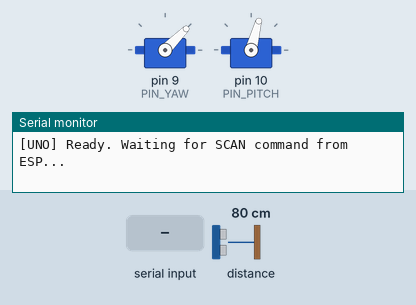
Simulated run of this sketch. Board: Arduino Uno, built with avr-gcc and run on an emulated ATmega328P. Parts: 2 × servo, the last lines printed to the serial monitor. Inputs (shaded band) come from the test bench; at power-on: distance to the obstacle 80 cm.

Above: at 2.7 s.
2.8 s: "SCAN\n" received over the second serial link
At 2.95 s:
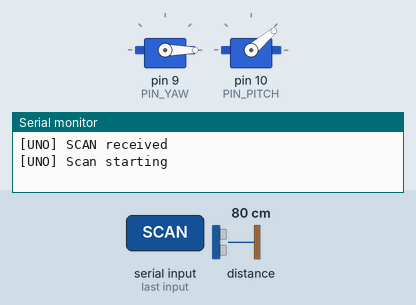
At 4.81 s:
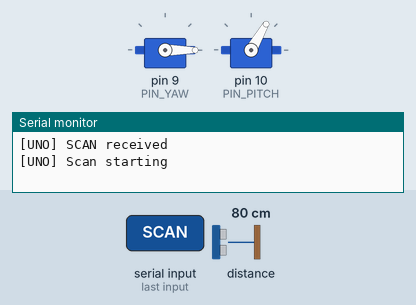
5.8 s: distance to the obstacle set to 34 cm
At 6.68 s:
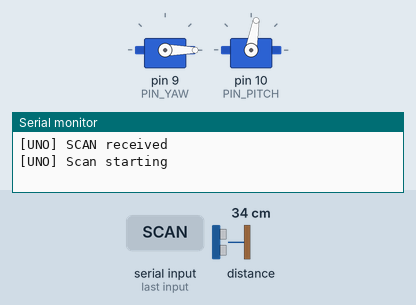
8.8 s: distance to the obstacle set to 27 cm
Timing chart, 0 to 17.8 s (numbered marks = the images above; inputs shaded):
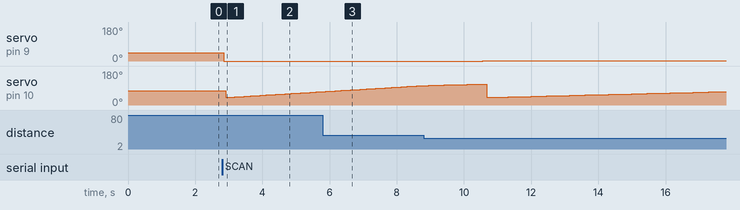

The sketch:

Uno_Controller.ino
```cpp
/*
 * ============================================================
 *  3D SCANNER — Arduino Uno Controller
 *
 *  [1] Angle settings moved into a clean CONFIGURATION block.
 *  [2] ADAPTIVE MEDIAN FILTER:
 *      - Empty area (no object) → 1 fast reading, discard if invalid.
 *      - Object detected        → take 3 readings, return median.
 *      Empty areas are swept quickly while object accuracy is preserved.
 *
 *  WIRING:
 *    Servo Yaw   → D9    Servo Pitch → D10
 *    VL53L0X SDA → A4    VL53L0X SCL → A5
 *    ESP8266 RX  ← D3    ESP8266 TX  → D2
 * ============================================================
 */

#include <Wire.h>
#include <VL53L0X.h>
#include <Servo.h>
#include <SoftwareSerial.h>

SoftwareSerial espSerial(2, 3);
VL53L0X sensor;
Servo yawServo;
Servo pitchServo;

// ╔══════════════════════════════════════════════════════════╗
// ║              >>> CONFIGURE HERE <<<                      ║
// ╠══════════════════════════════════════════════════════════╣
// ║  Pan (horizontal) and Tilt (vertical) angle limits       ║
// ║  Servos physically operate between 0–180°.               ║
// ║  Narrow the range with MIN/MAX to skip unwanted areas.   ║
// ╚══════════════════════════════════════════════════════════╝

const int YAW_MIN   = 0;    // Pan start angle  (°)  ← CHANGE
const int YAW_MAX   = 90;   // Pan end angle    (°)  ← CHANGE
const int PITCH_MIN = 40;   // Tilt start angle (°)  ← CHANGE
const int PITCH_MAX = 110;  // Tilt end angle   (°)  ← CHANGE

// Step size: smaller = more points but slower scan
const int STEP_YAW   = 1;  // (°)  ← CHANGE
const int STEP_PITCH = 1;  // (°)  ← CHANGE

// Valid distance window (meters) — readings outside this range are discarded
const float VALID_MIN = 0.04f;  // (m)  ← CHANGE
const float VALID_MAX = 0.30f;  // (m)  ← CHANGE

// ── Coordinate offsets (do not touch) ────────────────────────
// These define the mathematical origin for 3D coordinate calculation.
// They affect output coordinates, not physical servo angles.
const float YAW_OFFSET    = -40.0f;
const float PITCH_OFFSET  = -45.0f;
const float SENSOR_OFFSET = 0.012f;  // Mechanical mounting offset (m)

// ── Timing ───────────────────────────────────────────────────
const int PIN_YAW     = 9;
const int PIN_PITCH   = 10;
const int SETTLE_MS   = 60;
const int SERIAL_WAIT = 25;

int currentYaw   = 40;
int currentPitch = 45;

// ── Detach PWM, send data, re-attach ─────────────────────────
void safeSend(const String& data) {
  yawServo.detach();
  pitchServo.detach();

  espSerial.println(data);
  delay(SERIAL_WAIT);

  yawServo.attach(PIN_YAW);
  pitchServo.attach(PIN_PITCH);
  yawServo.write(currentYaw);
  pitchServo.write(currentPitch);
  delay(10);
}

void moveYaw(int pos)   { currentYaw = pos;   yawServo.write(pos); }
void movePitch(int pos) { currentPitch = pos; pitchServo.write(pos); }

// ── Adaptive median-filtered sensor reading ───────────────────
//
//  STEP 1 — Fast pre-scan (1 reading):
//    If invalid (empty area), return -1 immediately → fast iteration.
//
//  STEP 2 — Object detected, take 2 more readings:
//    Return the median of all 3 → noise suppressed.
//
//  Empty area : ~70ms  (1 × 66ms budget)
//  Object hit : ~210ms (3 × 66ms budget + 2 × 5ms delay)
//
float readFiltered() {
  // ── Step 1: Fast pre-reading ──────────────────────────────
  float first = sensor.readRangeSingleMillimeters() * 0.001f;

  if (sensor.timeoutOccurred() || first < VALID_MIN || first > VALID_MAX) {
    return -1.0f;  // Empty area → exit fast
  }

  // ── Step 2: Object found, take 2 more readings (3 total) ─
  float buf[3];
  buf[0] = first;
  int cnt = 1;

  for (int i = 0; i < 2; i++) {
    delay(5);
    float d = sensor.readRangeSingleMillimeters() * 0.001f;
    if (!sensor.timeoutOccurred() && d >= VALID_MIN && d <= VALID_MAX)
      buf[cnt++] = d;
  }

  if (cnt == 1) return buf[0];  // Other readings invalid, use the first one

  // Simple sort → median
  for (int i = 0; i < cnt - 1; i++)
    for (int j = i + 1; j < cnt; j++)
      if (buf[j] < buf[i]) { float t = buf[i]; buf[i] = buf[j]; buf[j] = t; }

  return buf[cnt / 2];
}

// ── Cartesian conversion ──────────────────────────────────────
String buildPoint(int yaw, int pitch, float dist) {
  float yr = (yaw   + YAW_OFFSET)   * (M_PI / 180.0f);
  float pr = (pitch + PITCH_OFFSET)  * (M_PI / 180.0f);
  float od = SENSOR_OFFSET + dist;
  float x  = -sin(yr) * od * cos(pr);
  float y  =  cos(yr) * od * cos(pr);
  float z  =  od * sin(pr);
  return String(x, 4) + "," + String(y, 4) + "," + String(z, 4);
}

// ── Main Scan ─────────────────────────────────────────────────
void scan() {
  Serial.println(F("[UNO] Scan starting"));
  safeSend("START");

  bool hasPending = false;
  String pending  = "";

  for (int yaw = YAW_MIN; yaw <= YAW_MAX; yaw += STEP_YAW) {
    moveYaw(yaw);

    if (hasPending) {
      delay(10);
      safeSend(pending);
      hasPending = false;
      delay(SETTLE_MS - 10);
    } else {
      delay(SETTLE_MS);
    }

    for (int pitch = PITCH_MIN; pitch <= PITCH_MAX; pitch += STEP_PITCH) {
      movePitch(pitch);

      if (hasPending) {
        delay(10);
        safeSend(pending);
        hasPending = false;
        delay(SETTLE_MS - 10);
      } else {
        delay(SETTLE_MS);
      }

      float d = readFiltered();
      if (d > 0) {
        pending    = buildPoint(yaw, pitch, d);
        hasPending = true;
        Serial.print(F("Y:")); Serial.print(yaw);
        Serial.print(F(" P:")); Serial.print(pitch);
        Serial.print(F(" D:")); Serial.println(d, 3);
      }
    }
  }

  if (hasPending) safeSend(pending);

  delay(50);
  safeSend("END");
  moveYaw((YAW_MIN + YAW_MAX) / 2);
  movePitch((PITCH_MIN + PITCH_MAX) / 2);
  Serial.println(F("[UNO] Scan complete"));
}

void setup() {
  Serial.begin(115200);
  espSerial.begin(9600);
  Wire.begin();

  sensor.setTimeout(500);
  if (!sensor.init()) {
    Serial.println(F("[UNO] VL53L0X not found!"));
    while (1) delay(500);
  }
  sensor.setMeasurementTimingBudget(66000);

  yawServo.attach(PIN_YAW);
  pitchServo.attach(PIN_PITCH);
  moveYaw((YAW_MIN + YAW_MAX) / 2);
  movePitch((PITCH_MIN + PITCH_MAX) / 2);
  delay(1500);

  Serial.println(F("[UNO] Ready. Waiting for SCAN command from ESP..."));
}

void loop() {
  if (espSerial.available()) {
    String cmd = espSerial.readStringUntil('\n');
    cmd.trim();
    if (cmd == "SCAN") {
      Serial.println(F("[UNO] SCAN received"));
      scan();
    }
  }
}
```

Measured:
- after the input at 2.8 s, servo on pin 9 (PIN_YAW): 45° → 0° at once; servo on pin 10 (PIN_PITCH): 75° → 40° after 0.10 s, → 41° 0.09 s later, → 42° 0.09 s later, → 43° 0.09 s later, … (32 changes in this stretch)
